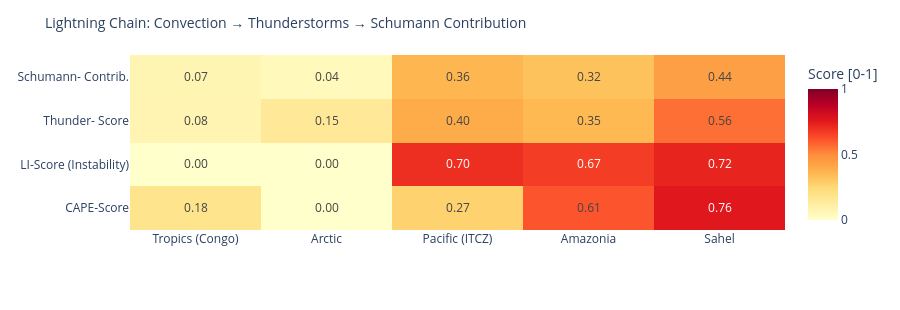

Notebook cell for this chart:
### Code cell
# ============================================================
# LIGHTNING CHAIN: Convection → Thunderstorms → Schumann
# Shows the causal chain per measurement point as heatmap
# ============================================================

def cape_score(v):
    """CAPE → normalized score [0,1]"""
    if v is None or pd.isna(v): return 0.0
    return min(1.0, float(v) / 3000)

def li_score(v):
    """Lifted Index: negative = unstable → score [0,1]"""
    if v is None or pd.isna(v): return 0.3
    return min(1.0, max(0.0, (-float(v) + 6) / 12))

def cloud_score(v):
    if v is None or pd.isna(v): return 0.3
    return float(v) / 100

def thunder_score(row):
    """Kombinierter Gewitterwahrscheinlichkeits-Score
    CAPE + LI + Bedeckung + WMO-Gewitter + konvektiver Niederschlag (showers)
    Hinweis: X-Ray und Kp sind kein Bestandteil – nur geomagn./solarer Kontext.
    """
    cs = cape_score(row.get('cape'))
    ls = li_score(row.get('li'))
    cl = cloud_score(row.get('cloud'))
    t  = 1.0 if row.get('thunderstorm') else 0.0
    # Convective precipitation (showers) as additional indicator
    sh = min(1.0, (row.get('showers') or 0) / 5.0)
    return round(cs * 0.30 + ls * 0.25 + cl * 0.15 + t * 0.20 + sh * 0.10, 3)

def schumann_contribution(t_score, lat):
    """Schumann contribution: higher in tropics (±30°), scaled by thunderstorm score"""
    lat_weight = max(0.3, 1.0 - abs(lat) / 60)
    return round(t_score * lat_weight, 3)

df_atm['cape_score']   = df_atm.apply(lambda r: cape_score(r['cape']), axis=1)
df_atm['li_score']     = df_atm.apply(lambda r: li_score(r['li']),    axis=1)
df_atm['thunder_score']= df_atm.apply(lambda r: thunder_score(r.to_dict()), axis=1)
df_atm['schumann_contribution'] = df_atm.apply(
    lambda r: schumann_contribution(r['thunder_score'], r['lat']), axis=1)

metrics = ['cape_score', 'li_score', 'thunder_score', 'schumann_contribution']
labels  = ['CAPE-Score', 'LI-Score\n(Instability)', 'Thunder-\nScore', 'Schumann-\nContrib.']
z_data  = [df_atm[m].tolist() for m in metrics]

fig = go.Figure(go.Heatmap(
    z=z_data,
    x=df_atm['point'].tolist(),
    y=labels,
    colorscale='YlOrRd',
    zmin=0, zmax=1,
    text=[[f'{v:.2f}' for v in row] for row in z_data],
    texttemplate='%{text}', textfont=dict(size=12),
    colorbar=dict(title='Score [0-1]')
))
fig.update_layout(
    title=dict(text='Lightning Chain: Convection → Thunderstorms → Schumann Contribution', font=dict(size=14)),
    height=310,
    plot_bgcolor='rgba(0,0,0,0)', paper_bgcolor='rgba(0,0,0,0)',
    margin=dict(l=130, r=80, t=55, b=80)
)
fig.show()

### Figure 1 — Plotly figure (JSON) as saved in the notebook; plotly's stock layout.template omitted (floating-point values rounded to 4 significant figures)
{"data": [{"colorbar": {"title": {"text": "Score [0-1]"}}, "colorscale": [[0.0, "rgb(255,255,204)"], [0.125, "rgb(255,237,160)"], [0.25, "rgb(254,217,118)"], [0.375, "rgb(254,178,76)"], [0.5, "rgb(253,141,60)"], [0.625, "rgb(252,78,42)"], [0.75, "rgb(227,26,28)"], [0.875, "rgb(189,0,38)"], [1.0, "rgb(128,0,38)"]], "text": [["0.18", "0.00", "0.27", "0.61", "0.76"], ["0.00", "0.00", "0.70", "0.67", "0.72"], ["0.08", "0.15", "0.40", "0.35", "0.56"], ["0.07", "0.04", "0.36", "0.32", "0.44"]], "textfont": {"size": 12}, "texttemplate": "%{text}", "type": "heatmap", "x": ["Tropics (Congo)", "Arctic", "Pacific (ITCZ)", "Amazonia", "Sahel"], "y": ["CAPE-Score", "LI-Score\n(Instability)", "Thunder-\nScore", "Schumann-\nContrib."], "z": [[0.18, 0.0, 0.2733, 0.6133, 0.76], [0.0, 0.0, 0.7, 0.6667, 0.725], [0.076, 0.15, 0.396, 0.354, 0.559], [0.071, 0.045, 0.363, 0.324, 0.438]], "zmax": 1, "zmin": 0}], "layout": {"height": 310, "margin": {"b": 80, "l": 130, "r": 80, "t": 55}, "paper_bgcolor": "rgba(0,0,0,0)", "plot_bgcolor": "rgba(0,0,0,0)", "title": {"font": {"size": 14}, "text": "Lightning Chain: Convection → Thunderstorms → Schumann Contribution"}}}
